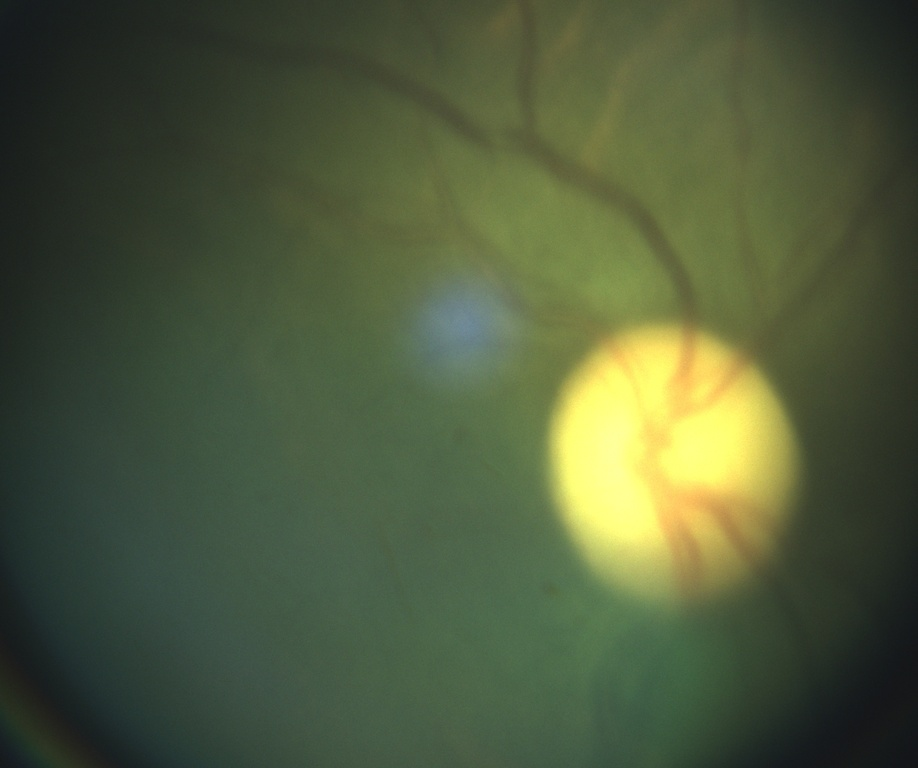
#> input picture tests/TestImages/001.jpg, 918 x 768 px, shrunk from 2448 x 2048 before the run; the run also reads 1 picture not shown here
$ python LaplacianFilterHomography.py   (older library calls are emulated)
#> lines starting #> are read from the running program, lines starting #| are printed output that depends on the picture
import cv2
import numpy as np


# In this file we test a Laplacian filter.
# This is to do edge detection on our images. Then, using homography, we can brute force match the images.

# First step : Read the images and import into Grayscale
img1 = cv2.imread("../tests/TestImages/001.jpg")
#> img1 is the input picture: shape (768, 918, 3); mean B, G, R 60.3, 90.3, 78.8
img2 = cv2.imread("../tests/TestImages/003.jpg")
print(img1.shape, img2.shape)
#| (768, 918, 3) (768, 918, 3)

# We apply the Laplacian filter next :
# Parameters are :
lap1 = cv2.Laplacian(img1, cv2.CV_8U, ksize=15)
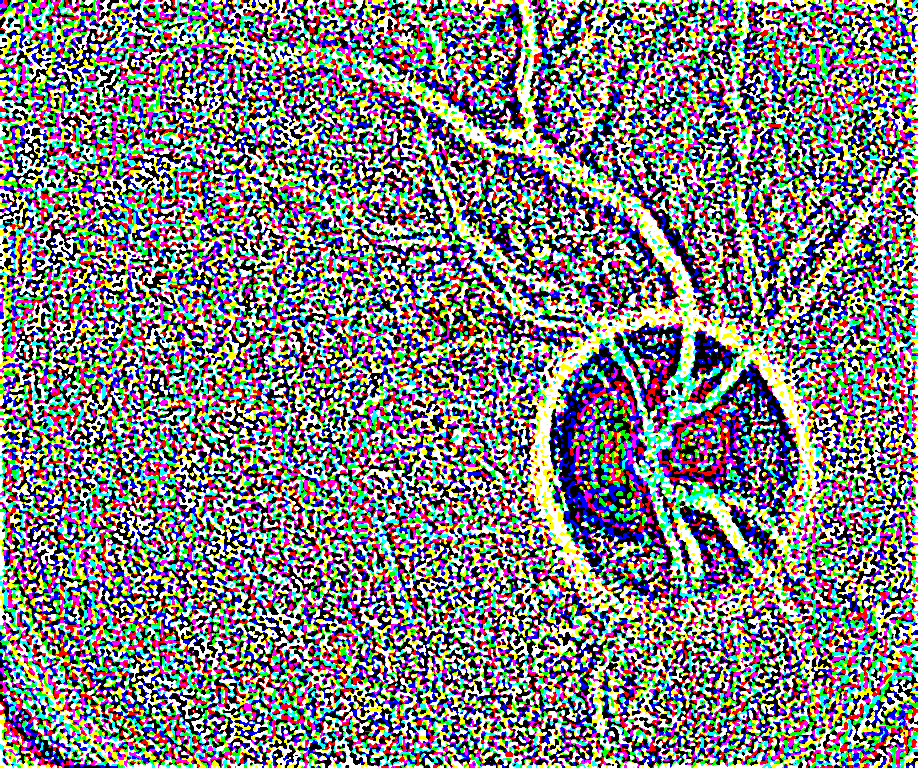
#> lap1: shape (768, 918, 3); mean B, G, R 127.8, 127.4, 127.8
lap2 = cv2.Laplacian(img2, cv2.CV_8U, ksize=15)
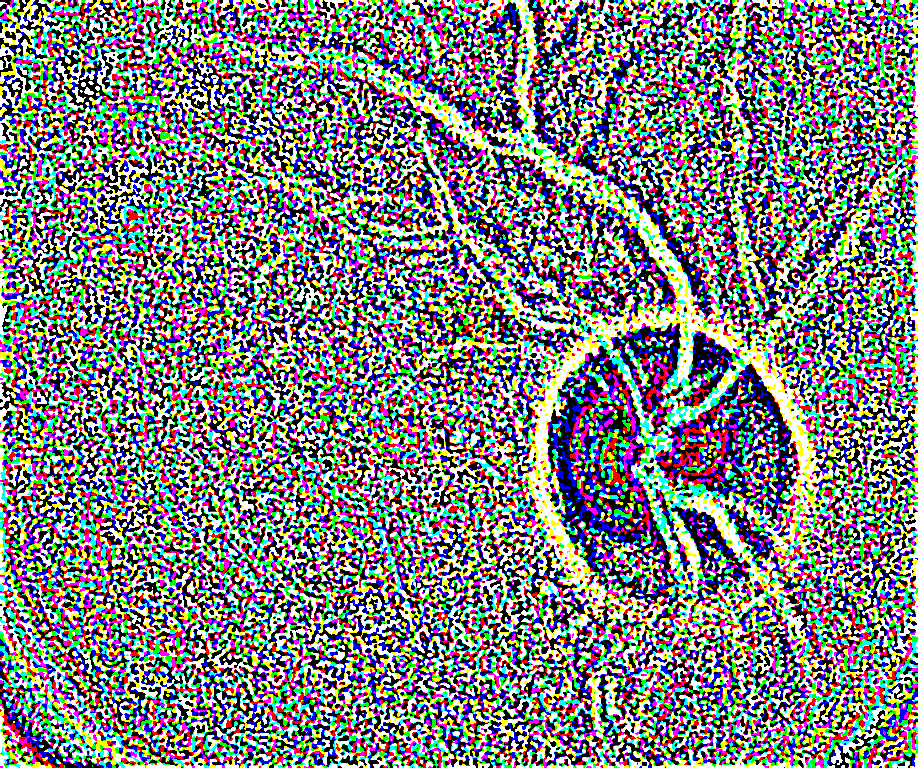
#> lap2: shape (768, 918, 3); mean B, G, R 128.1, 127.9, 127.5

# Images are black. A possible fix? # FIXME
#lap1 = lap1 / lap1.max()
#lap2 = lap2 / lap2.max()
print(lap1.max(), lap1.min())
#| 255 0

# Images are saved, again, for analysis purpose.
cv2.imwrite("../tests/TestImages/LaplacianFilter/LapFilter1.jpg", lap1)
cv2.imwrite("../tests/TestImages/LaplacianFilter/LapFilter2.jpg", lap2)

# We process the Homography.
# First we create an ORB object for detection.
orb = cv2.ORB_create(500, nlevels=32, edgeThreshold=31, patchSize=31, fastThreshold=10)
#orb = cv2.ORB_create(500)

# Using the ORB method, we find keypoints.
kp1, des1 = orb.detectAndCompute(lap1, None)
#> kp1 = 461 keypoints; strongest (x, y, size): (680, 675, 31), (679, 677, 31), (825, 435, 31), (82, 503, 31)
kp2, des2 = orb.detectAndCompute(lap2, None)
#> kp2 = 461 keypoints; strongest (x, y, size): (137, 194, 31), (838, 454, 31), (96, 220, 31), (155, 164, 31)
print(len(kp1), len(kp2))
#| 461 461

# This is to visualize keypoints.
kpImg1 = cv2.drawKeypoints(img1, kp1, None, flags=None)
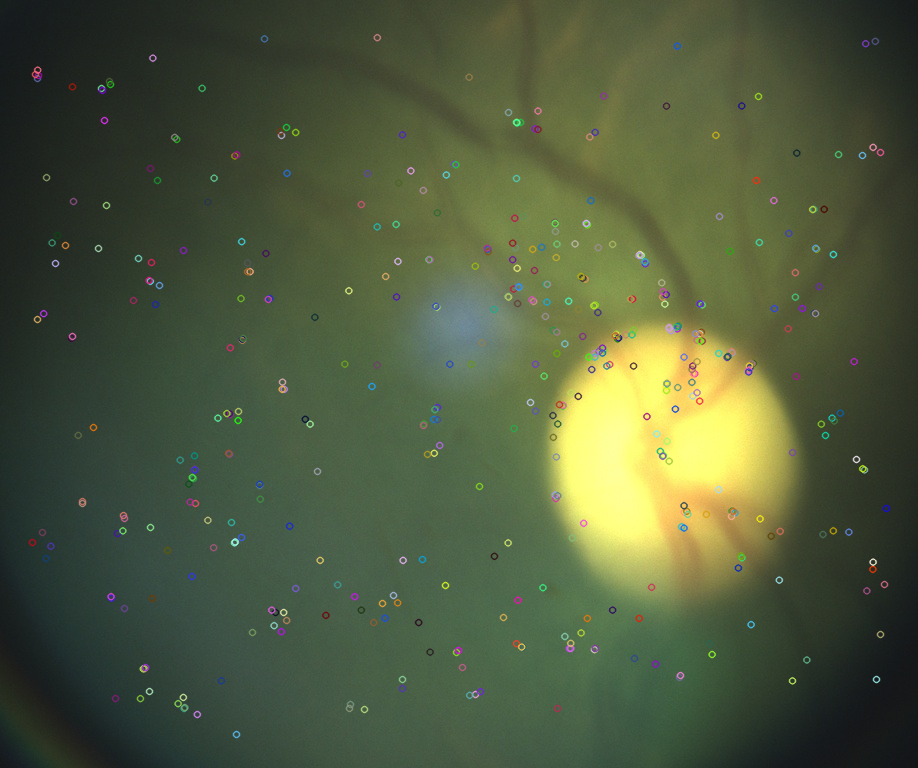
#> kpImg1: shape (768, 918, 3); mean B, G, R 61.1, 90.6, 79.1
kpImg2 = cv2.drawKeypoints(img2, kp2, None, flags=None)
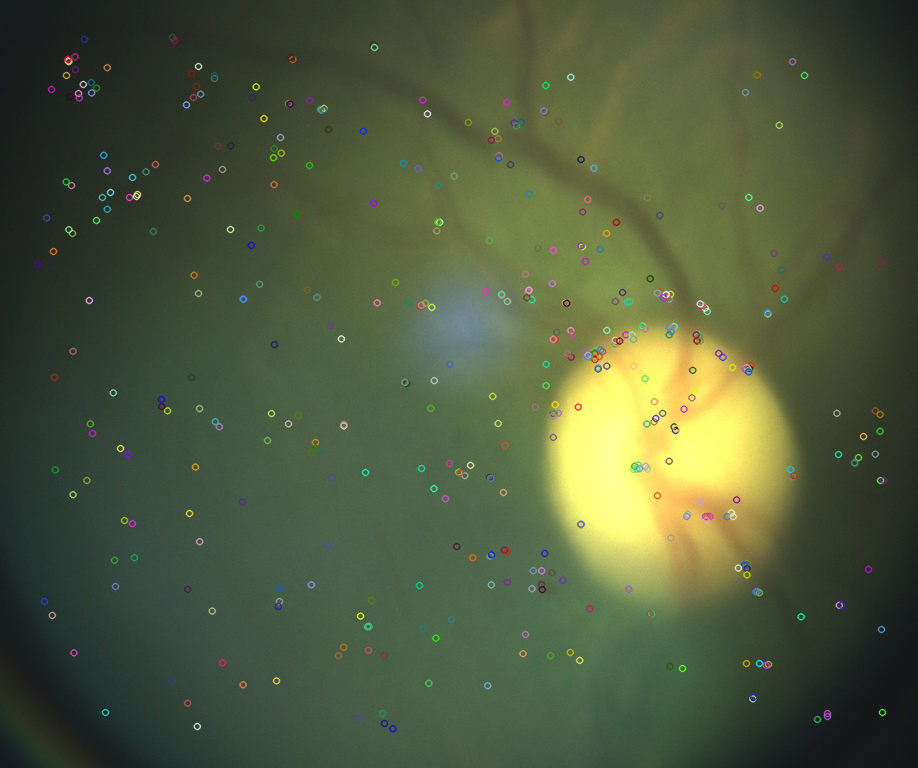
#> kpImg2: shape (768, 918, 3); mean B, G, R 61, 90.6, 79.2
cv2.imwrite('../tests/TestImages/LaplacianFilter/kpImg1.jpg', kpImg1)
cv2.imwrite('../tests/TestImages/LaplacianFilter/kpImg2.jpg', kpImg2)

# Matching keypoints using Brute Force and sorting.
matcher = cv2.DescriptorMatcher_create(cv2.DESCRIPTOR_MATCHER_BRUTEFORCE_HAMMING)
matches = matcher.match(des1, des2, None)
#> matches = 461 matches
matches = sorted(matches, key=lambda x: x.distance)

# Visualize matches.
matchImg = cv2.drawMatches(img1, kp1, img2, kp2, matches, None)
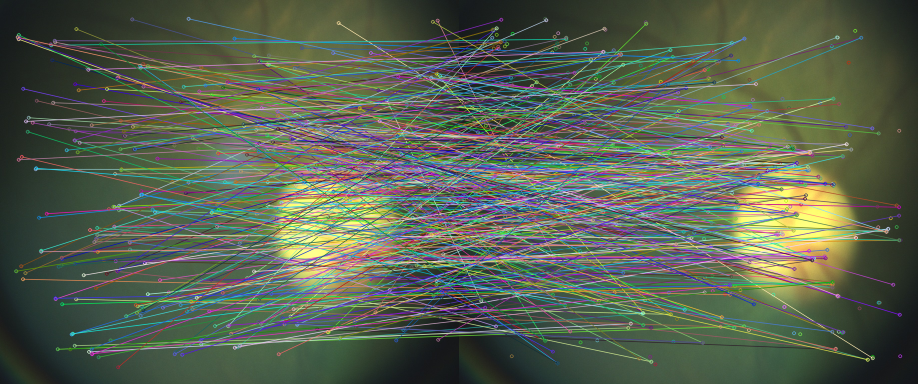
#> matchImg: shape (768, 1836, 3) (shown at 1/2 size); mean B, G, R 80.9, 97.5, 88
cv2.imwrite('../tests/TestImages/LaplacianFilter/matchImg.jpg', matchImg)

# Getting rid of bad keypoints.
points1 = np.zeros((len(matches), 2), dtype=np.float32)
#> points1 = 461 pairs, first value 0 to 0, second value 0 to 0
points2 = np.zeros((len(matches), 2), dtype=np.float32)
#> points2 = 461 pairs, first value 0 to 0, second value 0 to 0

for i, match in enumerate(matches):
    points1[i, :] = kp1[match.queryIdx].pt
    points2[i, :] = kp2[match.trainIdx].pt
#> after the loop, points1 = 461 pairs, first value 32 to 886, second value 37.2 to 734; points2 = 461 pairs, first value 37.2 to 881, second value 39 to 726

print(len(points1), len(points2))
#| 461 461

# Now, we can do the homography :
h, mask = cv2.findHomography(points1[:20], points2[:20], cv2.RANSAC)
#> h = [[0.985, -0.0231, 7.79], [0.011, 0.972, -2.1], [2e-05, -7.65e-05, 1]]; mask = 20 values, max 1 at index 0, min 0 at index 3, mean 0.65

# Using the homography
try:
    height, width, channel = img1.shape
#> height = 768; width = 918; channel = 3
except ValueError:
    height, width = img1.shape

img2Reg = cv2.warpPerspective(img2, h, (width, height))

# Results
cv2.imwrite('../tests/TestImages/LaplacianFilter/homography.jpg', img2Reg)
